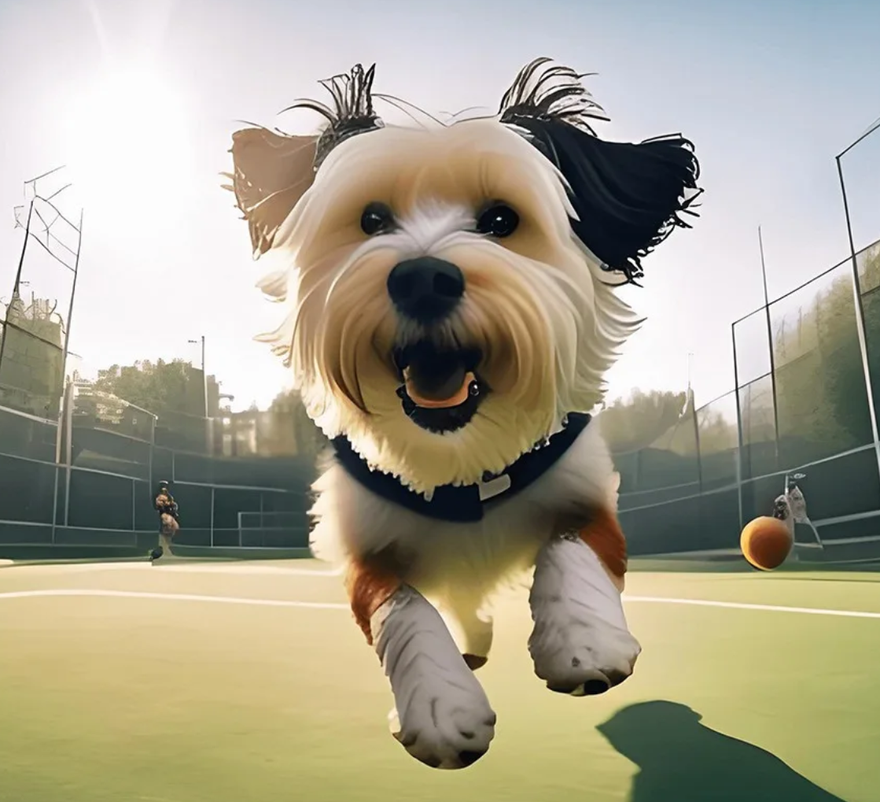
#> input picture opencv_lab/chapt/img.png, 880 x 802 px, shrunk from 1119 x 1019 before the run, found by its file name
$ python usemat.py
#> lines starting #> are read from the running program, lines starting #| are printed output that depends on the picture; after the words box and inside, x2 and y2 are one past the last pixel; in counts of white or black regions, pixels touching at a corner belong together
import cv2
import numpy as np

img = cv2.imread("/home/gz/图片/img.png")
#> img is the input picture: shape (802, 880, 3); mean B, G, R 143.2, 163.1, 168.3
# 浅拷贝
img2 = img
# 深拷贝
img3 = img.copy()

img[10:100, 10:100] = [0, 0, 255]
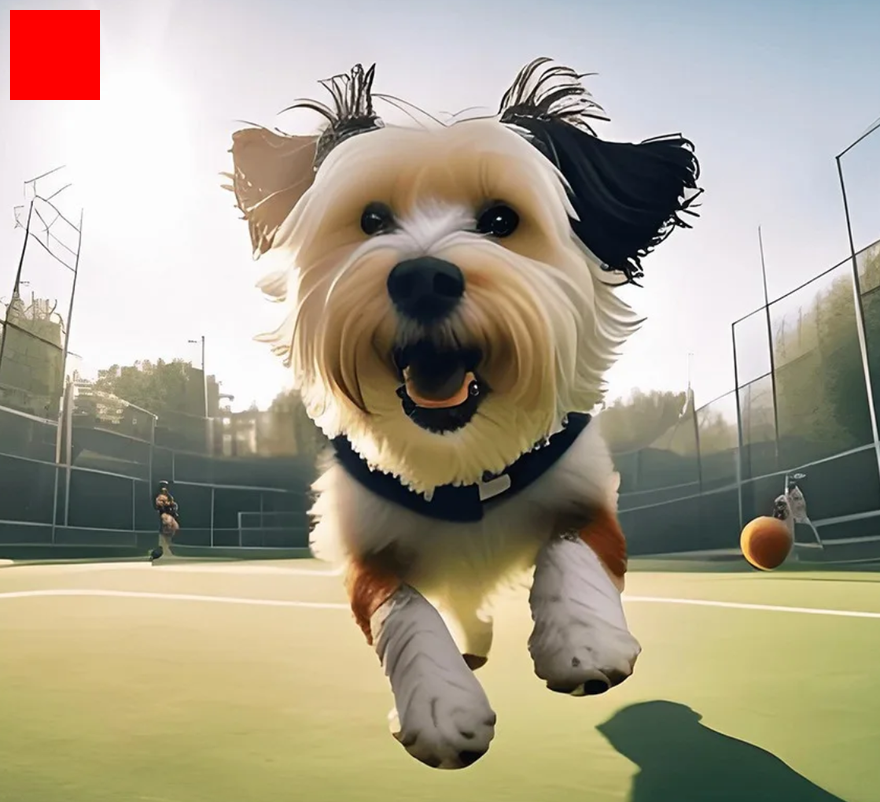
#> img: shape (802, 880, 3); 1.15% of pixels changed, all inside (x1, y1, x2, y2) = (10, 10, 100, 100)

cv2.imshow("img", img)
cv2.imshow("img2", img2)
cv2.imshow("img3", img3)

key = cv2.waitKey(0)
#> (key Esc is pressed here)

$ run again, with opencv_lab/chapt/dog.png copied over opencv_lab/chapt/img.png
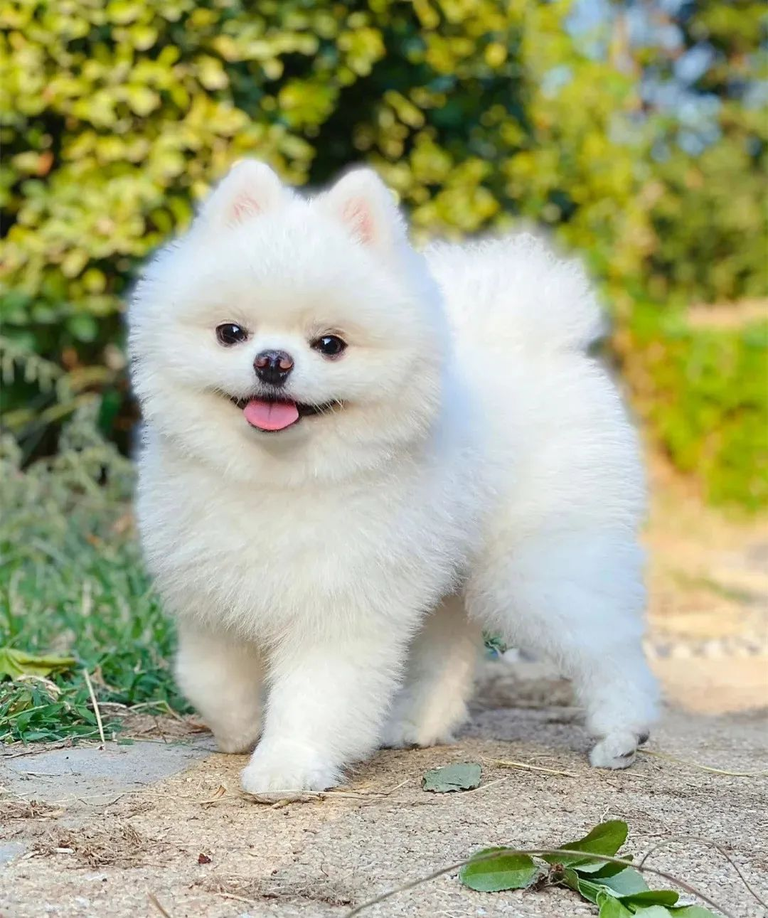
#> input picture opencv_lab/chapt/dog.png, 768 x 918 px, shrunk from 1080 x 1291 before the run, found by its file name
#> img is the input picture: shape (918, 768, 3); mean B, G, R 134.2, 168.9, 165.8
#> `img[10:100, 10:100] = [0, 0, 255]`:
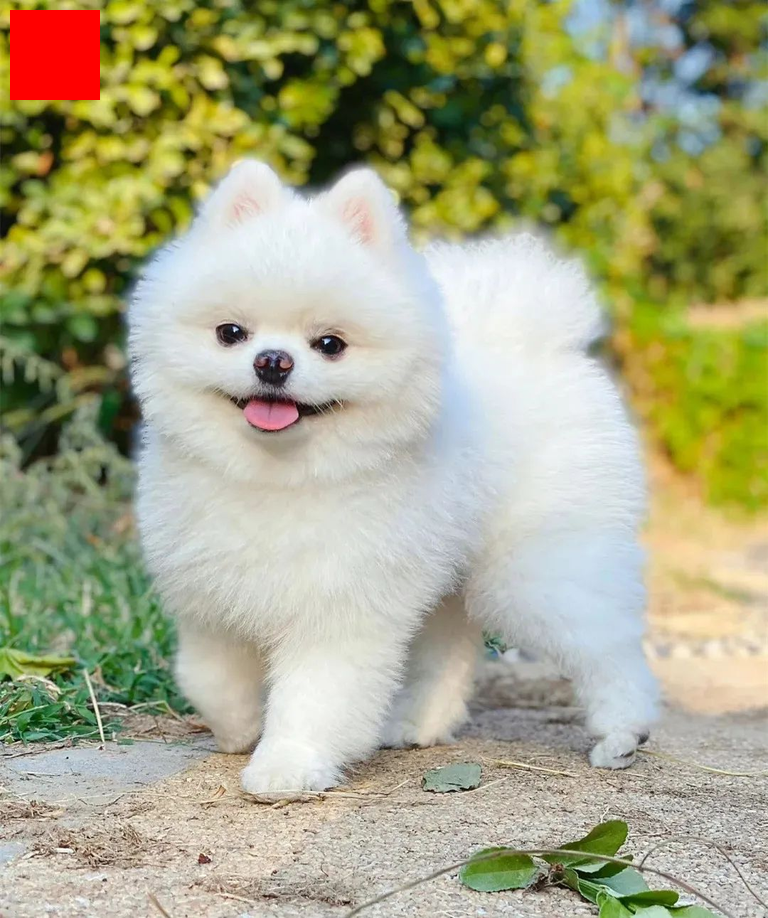
#> img: shape (918, 768, 3); 1.15% of pixels changed, all inside (x1, y1, x2, y2) = (10, 10, 100, 100)
